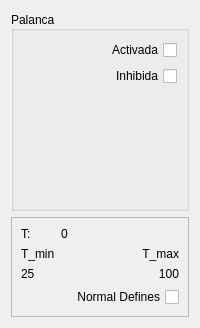
            <widget class="QWidget" name="ShiftGear_and_SystemInfo" native="true">
             <property name="maximumSize">
              <size>
               <width>16777215</width>
               <height>525</height>
              </size>
             </property>
             <layout class="QVBoxLayout" name="shiftGear_and_DefaultDefines">
              <item>
               <widget class="QGroupBox" name="palanca_grp">
                <property name="sizePolicy">
                 <sizepolicy hsizetype="Preferred" vsizetype="Fixed">
                  <horstretch>0</horstretch>
                  <verstretch>0</verstretch>
                 </sizepolicy>
                </property>
                <property name="minimumSize">
                 <size>
                  <width>90</width>
                  <height>200</height>
                 </size>
                </property>
                <property name="layoutDirection">
                 <enum>Qt::LeftToRight</enum>
                </property>
                <property name="autoFillBackground">
                 <bool>true</bool>
                </property>
                <property name="title">
                 <string>Palanca</string>
                </property>
                <property name="alignment">
                 <set>Qt::AlignLeading|Qt::AlignLeft|Qt::AlignVCenter</set>
                </property>
                <layout class="QVBoxLayout" name="verticalLayout_10">
                 <item>
                  <layout class="QVBoxLayout" name="verticalLayout_14">
                   <item>
                    <widget class="QCheckBox" name="palanca_Activada_chk">
                     <property name="sizePolicy">
                      <sizepolicy hsizetype="Preferred" vsizetype="Fixed">
                       <horstretch>0</horstretch>
                       <verstretch>0</verstretch>
                      </sizepolicy>
                     </property>
                     <property name="minimumSize">
                      <size>
                       <width>50</width>
                       <height>0</height>
                      </size>
                     </property>
                     <property name="layoutDirection">
                      <enum>Qt::RightToLeft</enum>
                     </property>
                     <property name="text">
                      <string>Activada</string>
                     </property>
                    </widget>
                   </item>
                   <item>
                    <widget class="QCheckBox" name="palanca_Inhibida_chk">
                     <property name="layoutDirection">
                      <enum>Qt::RightToLeft</enum>
                     </property>
                     <property name="text">
                      <string>Inhibida</string>
                     </property>
                    </widget>
                   </item>
                   <item>
                    <spacer name="verticalSpacer">
                     <property name="orientation">
                      <enum>Qt::Vertical</enum>
                     </property>
                     <property name="sizeHint" stdset="0">
                      <size>
                       <width>20</width>
                       <height>40</height>
                      </size>
                     </property>
                    </spacer>
                   </item>
                  </layout>
                 </item>
                </layout>
               </widget>
              </item>
              <item>
               <widget class="QFrame" name="frame_3">
                <property name="frameShape">
                 <enum>QFrame::StyledPanel</enum>
                </property>
                <property name="frameShadow">
                 <enum>QFrame::Raised</enum>
                </property>
                <layout class="QVBoxLayout" name="verticalLayout_7">
                 <item>
                  <layout class="QFormLayout" name="formLayout_6">
                   <item row="0" column="0">
                    <widget class="QLabel" name="label_27">
                     <property name="text">
                      <string>T:</string>
                     </property>
                    </widget>
                   </item>
                   <item row="0" column="1">
                    <widget class="QLabel" name="T_lbl">
                     <property name="text">
                      <string>0</string>
                     </property>
                    </widget>
                   </item>
                   <item row="2" column="1">
                    <widget class="QLabel" name="T_max_lbl">
                     <property name="text">
                      <string>100</string>
                     </property>
                     <property name="alignment">
                      <set>Qt::AlignRight|Qt::AlignTrailing|Qt::AlignVCenter</set>
                     </property>
                    </widget>
                   </item>
                   <item row="1" column="1">
                    <widget class="QLabel" name="label_35">
                     <property name="text">
                      <string>T_max</string>
                     </property>
                     <property name="alignment">
                      <set>Qt::AlignRight|Qt::AlignTrailing|Qt::AlignVCenter</set>
                     </property>
                    </widget>
                   </item>
                   <item row="1" column="0">
                    <widget class="QLabel" name="label_33">
                     <property name="text">
                      <string>T_min</string>
                     </property>
                    </widget>
                   </item>
                   <item row="2" column="0">
                    <widget class="QLabel" name="T_min_lbl">
                     <property name="text">
                      <string>25</string>
                     </property>
                    </widget>
                   </item>
                  </layout>
                 </item>
                 <item>
                  <widget class="QCheckBox" name="normalDefines_chk">
                   <property name="layoutDirection">
                    <enum>Qt::RightToLeft</enum>
                   </property>
                   <property name="text">
                    <string>Normal Defines</string>
                   </property>
                  </widget>
                 </item>
                </layout>
               </widget>
              </item>
             </layout>
            </widget>
